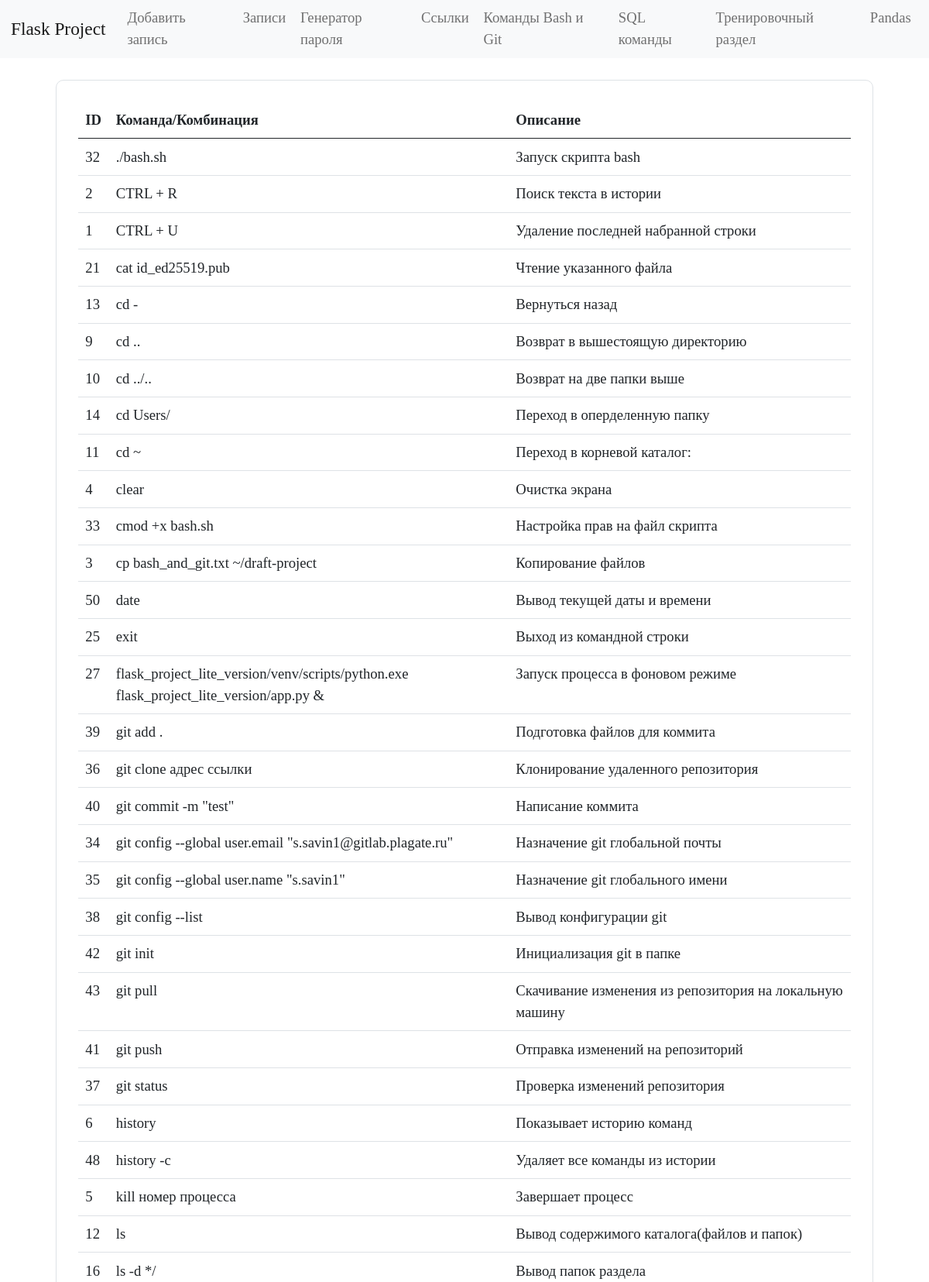
/git_and_bash (upper part), run on the app's committed database.
### tables this page shows
CREATE TABLE git_and_bash (
    id INTEGER PRIMARY KEY AUTOINCREMENT,
    command TEXT NOT NULL,
    name TEXT NOT NULL
  );

### app.py (the view)
@app.route("/git_and_bash")
def git_and_bashes():
    conn = get_db_connection()
    git_and_bashes = conn.execute("SELECT * FROM git_and_bash ORDER BY 2").fetchall()
    conn.close()
    return render_template("git_and_bash.html", git_and_bashes=git_and_bashes)

### app.py (called while the page is built)
def get_db_connection():
    conn = sqlite3.connect("database.db")
    conn.row_factory = sqlite3.Row
    return conn

### templates/git_and_bash.html (shortened to what this page needs)
{% extends "base.html" %}
{% block content %}
<div class="bd-example">
  <table class="table">
    <thead>
      <tr>
		<th scope="col">ID</th>
        <th scope="col">Команда/Комбинация</th>
        <th scope="col">Описание</th>
      </tr>
    </thead>
    <tbody>
    {% for git_and_bash in git_and_bashes %}
      <tr>
		<td>{{ git_and_bash['id'] }}</td>
        <td>{{ git_and_bash['command'] }}</td>
        <td>{{ git_and_bash['name'] }}</td>
      </tr>
    {% endfor %}
    </tbody>
  </table>
</div>
{% endblock %}

### static/styles.css (style rules this page uses)
* { font-family: Bahnschrift; font-size: 14pt; }
.bd-example { padding: 1.5rem; margin: 1.5rem; border-radius: 10px; border: solid #dee2e6 1px; }

### data on the page
git_and_bash: id "32", command "./bash.sh", name "Запуск скрипта bash"
git_and_bash: id "2", command "CTRL + R", name "Поиск текста в истории"
git_and_bash: id "1", command "CTRL + U", name "Удаление последней набранной строки"
git_and_bash: id "21", command "cat id_ed25519.pub", name "Чтение указанного файла"
git_and_bash: id "13", command "cd -", name "Вернуться назад"
git_and_bash: id "9", command "cd ..", name "Возврат в вышестоящую директорию"
git_and_bash: id "10", command "cd ../..", name "Возврат на две папки выше"
git_and_bash: id "14", command "cd Users/", name "Переход в оперделенную папку"
git_and_bash: id "11", command "cd ~", name "Переход в корневой каталог:"
git_and_bash: id "4", command "clear", name "Очистка экрана"
git_and_bash: id "33", command "cmod +x bash.sh", name "Настройка прав на файл скрипта"
git_and_bash: id "3", command "cp bash_and_git.txt ~/draft-project", name "Копирование файлов"
git_and_bash: id "50", command "date", name "Вывод текущей даты и времени"
git_and_bash: id "25", command "exit", name "Выход из командной строки"
git_and_bash: id "27", command "flask_project_lite_version/venv/scripts/python.exe flask_project_lite_version/app.py &", name "Запуск процесса в фоновом режиме"
git_and_bash: id "39", command "git add .", name "Подготовка файлов для коммита"
git_and_bash: id "36", command "git clone адрес ссылки", name "Клонирование удаленного репозитория"
git_and_bash: id "40", command "git commit -m \"test\"", name "Написание коммита"
git_and_bash: id "34", command "git config --global user.email \"s.savin1@gitlab.plagate.ru\"", name "Назначение git глобальной почты"
git_and_bash: id "35", command "git config --global user.name \"s.savin1\"", name "Назначение git глобального имени"
git_and_bash: id "38", command "git config --list", name "Вывод конфигурации git"
git_and_bash: id "42", command "git init", name "Инициализация git в папке"
git_and_bash: id "43", command "git pull", name "Скачивание изменения из репозитория на локальную машину"
git_and_bash: id "41", command "git push", name "Отправка изменений на репозиторий"
git_and_bash: id "37", command "git status", name "Проверка изменений репозитория"
git_and_bash: id "6", command "history", name "Показывает историю команд"
git_and_bash: id "48", command "history -c", name "Удаляет все команды из истории"
git_and_bash: id "5", command "kill номер процесса", name "Завершает процесс"
git_and_bash: id "12", command "ls", name "Вывод содержимого каталога(файлов и папок)"
git_and_bash: id "16", command "ls -d */", name "Вывод папок раздела"
